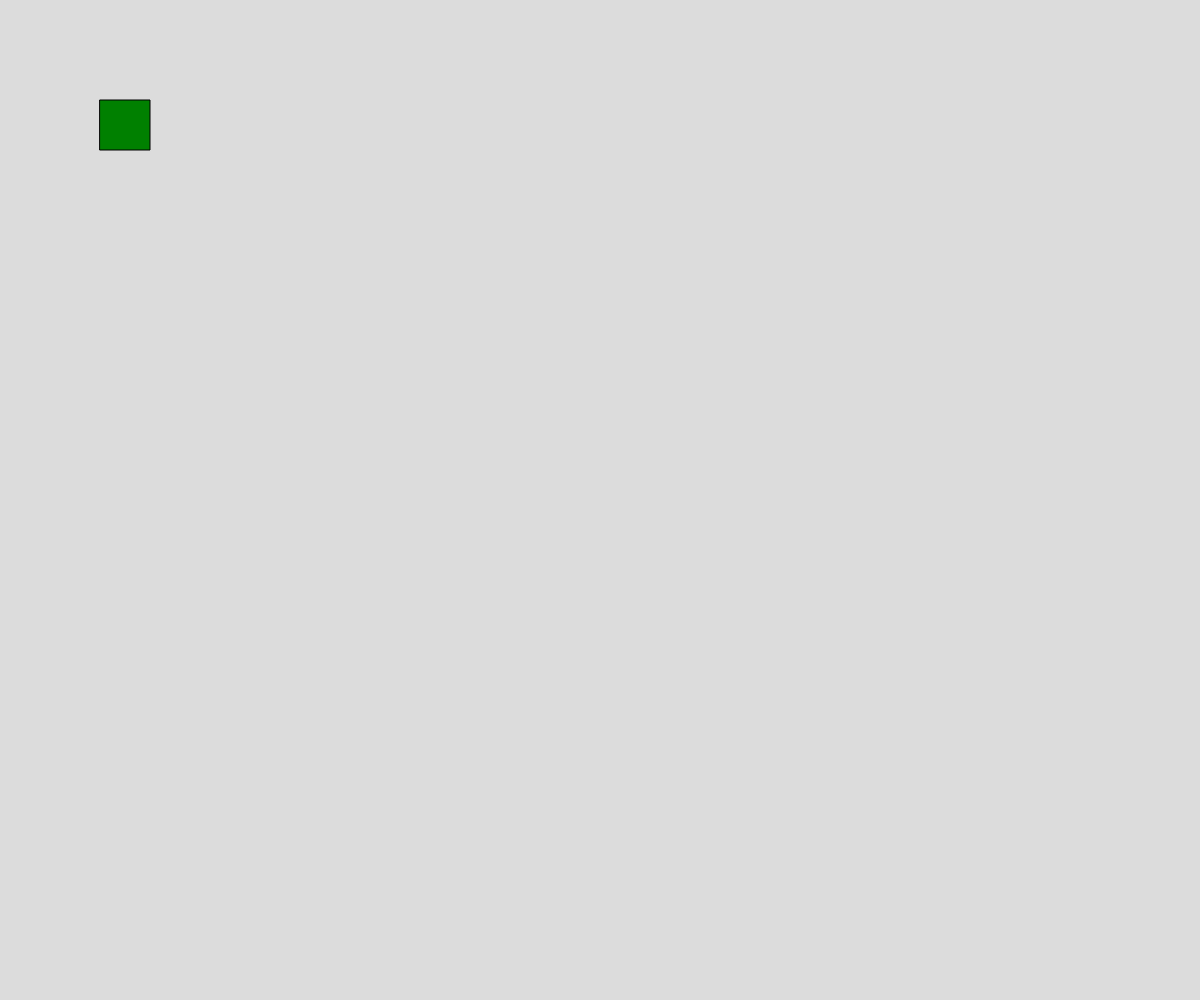
Frame 1 (no input)
Frame 60 (no input): identical to frame 1, image omitted
Frame 120 (the mouse pressed at the canvas centre since frame 60): identical to frame 1, image omitted

The p5.js sketch that drew this single still picture (run headless with seeded random() and noise() and a simulated clock; from frame 60 on, the mouse is pressed at the canvas centre):

// p5.js sketch
// ── sketch.js
// Project Title
// Your Name
// Date
//
// Extra for Experts:
// - describe what you did to take this project "above and beyond"

//global varibles //
let x = 100; let y = 100;
let c = "green";

async function setup() {
  createCanvas(windowWidth, windowHeight);
}

function draw() {
  background(220);
  textSize(40);
  updateSquare();
}

function mouseReport(){
  fill("black");
  let mouseInfo = mouseIsPressed + " "
                  + mouseButton.left + " "
                  + mouseButton.center + " "
                  + mouseButton.right;
  text(mouseInfo, mouseX, mouseY);
}

function updateSquare(){
  if(keyCode===40 && keyIsPressed){
    y+=2;
  }
  if(keyIsDown(LEFT_ARROW)){
    x -= 5;
  }
  if(keyIsDown)

  fill(c);
  square(x,y,50);
}

function keyPressed(){
  print(key + " " + keyCode);
  if(key==="a"){
    c = "red";
  }
  else if(keyCode===32){
    c = "yellow";
  }
  else if(keyCode===40){
    y += 10;
  }
}
